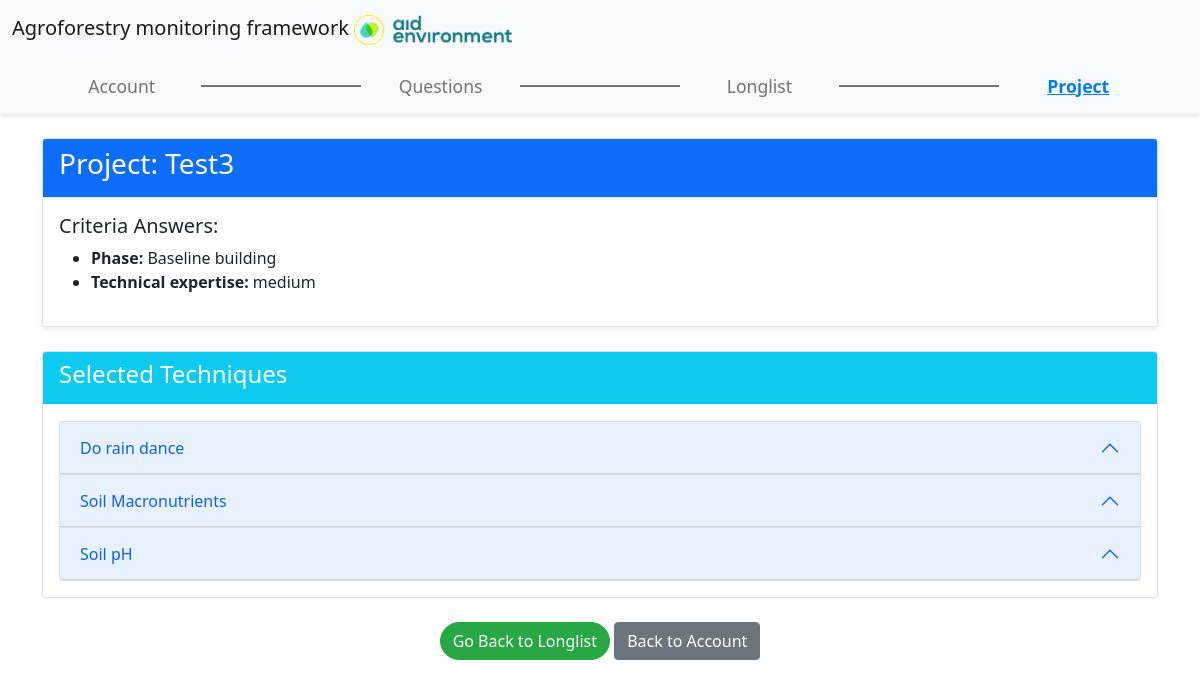
/project/3 (signed in), run on the app's committed database.
### app.py (models this page shows)
class Project(db.Model):
    id = db.Column(db.Integer, primary_key=True)
    name = db.Column(db.String(100), nullable=False)
    user_id = db.Column(db.Integer, db.ForeignKey('user.id'), nullable=False)
    project_criteria = db.relationship('ProjectCriteria', backref='project', cascade="all, delete", lazy=True)
    techniques = db.relationship('SelectedTechnique', backref='project', cascade="all, delete", lazy=True)

class Criteria(db.Model):
    id = db.Column(db.Integer, primary_key=True)
    name = db.Column(db.String(100), nullable=False)
    options=db.Column(db.String(500))

class ProjectCriteria(db.Model):
    id = db.Column(db.Integer, primary_key=True)
    project_id = db.Column(db.Integer, db.ForeignKey('project.id'), nullable=False)
    criteria_id = db.Column(db.Integer, db.ForeignKey('criteria.id'), nullable=False)
    answer = db.Column(db.String(50))
    criteria = db.relationship('Criteria', backref='project_criteria')

class SelectedTechnique(db.Model):
    id = db.Column(db.Integer, primary_key=True)
    technique_name = db.Column(db.String(100), nullable=False)
    project_id = db.Column(db.Integer, db.ForeignKey('project.id'), nullable=False)
    description = db.Column(db.String(255), nullable=True)
    image_filename = db.Column(db.String(100), nullable=True)

### app.py (the view)
@app.route("/project/<int:project_id>")
@login_required
def project(project_id):
    project = Project.query.get(project_id) if project_id else None
    if check_missing_criteria_answers(project):
        flash("Additional criteria have been added. Please answer the new questions before proceeding.", "warning")
        return redirect(url_for('questions', project_id=project.id))
    project = Project.query.get_or_404(project_id)
    criteria_answers = {pc.criteria.name: pc.answer for pc in project.project_criteria}
    techniques = SelectedTechnique.query.filter_by(project_id=project.id).all()
    return render_template('project.html', project=project, techniques=techniques, criteria_answers=criteria_answers)

### app.py (called while the page is built)
def check_missing_criteria_answers(project):
    required_criteria_ids = {c.id for c in Criteria.query.all()}
    answered_criteria_ids = {pc.criteria_id for pc in project.project_criteria}
    missing_criteria_ids = required_criteria_ids - answered_criteria_ids
    return len(missing_criteria_ids) > 0

@login_manager.user_loader
def load_user(user_id):
    return User.query.get(int(user_id))

### templates/project.html (shortened to what this page needs)
{% extends "layout.html" %}
{% block content %}
<div class="row">
    <div class="col-md-12">
        <div class="card mb-4 shadow-sm">
            <div class="card-header bg-primary text-white">
                <h3>Project: {{ project.name }}</h3>
            </div>
            <div class="card-body">
                <h5>Criteria Answers:</h5>
                <ul>
                    {% for criterion, answer in criteria_answers.items() %}
                        <li><strong>{{ criterion.replace('_', ' ').capitalize() }}:</strong> {{ answer }}</li>
                    {% endfor %}
                </ul>
            </div>
        </div>
    </div>
</div>
<div class="row">
    <div class="col-md-12">
        <div class="card mb-4">
            <div class="card-header bg-info text-white">
                <h4>Selected Techniques</h4>
            </div>
            <div class="card-body">
                {% if techniques %}
                    <div class="accordion" id="techniqueAccordion">
                        {% for technique in techniques %}
                            <div class="accordion-item">
                                <h2 class="accordion-header" id="heading{{ loop.index }}">
                                    <button class="accordion-button" type="button" data-bs-toggle="collapse" data-bs-target="#collapse{{ loop.index }}" aria-expanded="true" aria-controls="collapse{{ loop.index }}">
                                        {{ technique.technique_name }}
                                    </button>
                                </h2>
                            </div>
                        {% endfor %}
                    </div>
                {% else %}
                    <p>No techniques have been selected for this project yet.</p>
                {% endif %}
            </div>
        </div>
    </div>
</div>
<div class="row">
    <div class="col-md-12 text-center">
        <a href="{{ url_for('longlist', project_id=project.id) }}" class="btn btn-primary">Go Back to Longlist</a>
        <a href="{{ url_for('account') }}" class="btn btn-secondary">Back to Account</a>
    </div>
</div>
{% endblock %}

### static/styles.css (style rules this page uses)
.btn-primary { background-color: #28a745; border-color: #28a745; }

### data on the page
Project: name "Test3"
Criteria: replace "Phase"
ProjectCriteria: criteria_answers "Baseline building"
Criteria: replace "Technical expertise"
ProjectCriteria: criteria_answers "medium"
SelectedTechnique: technique_name "Do rain dance"
SelectedTechnique: technique_name "Soil Macronutrients"
SelectedTechnique: technique_name "Soil pH"
